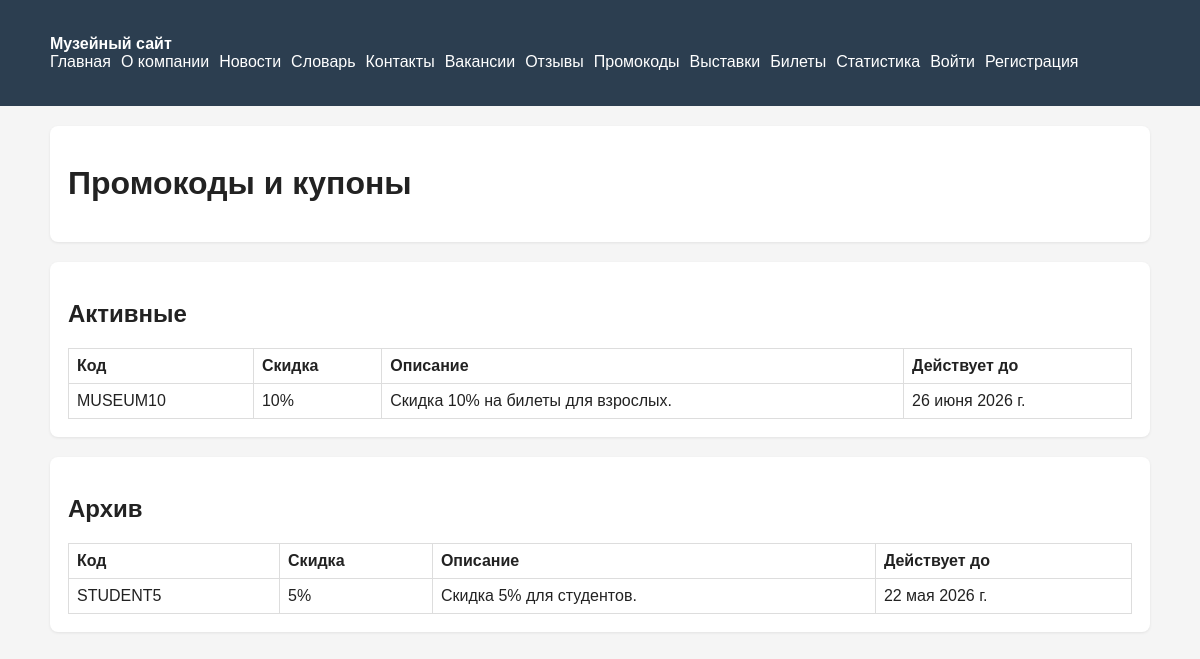
Page /promocodes/ on the committed database.
### museum/models.py (models this page shows, shortened)
class PromoCode(models.Model):
    code = models.CharField(max_length=50, unique=True)
    description = models.TextField(blank=True)
    discount = models.PositiveIntegerField(default=0)
    is_active = models.BooleanField(default=True)
    valid_from = models.DateField(null=True, blank=True)
    valid_to = models.DateField(null=True, blank=True)
    created_at = models.DateTimeField(auto_now_add=True)

### museum/views.py (the view)
# urls.py: path("promocodes/", promocodes_view, name="promocodes"),
def promocodes_view(request):
    active = PromoCode.objects.filter(is_active=True).order_by("-created_at")
    archive = PromoCode.objects.filter(is_active=False).order_by("-created_at")
    return render(request, "museum/promocodes.html", {"active_promocodes": active, "archive_promocodes": archive})

### templates/museum/promocodes.html (shortened to what this page needs)
{% extends 'base.html' %}
{% block content %}
<div class="panel">
    <h1>Промокоды и купоны</h1>
</div>
<div class="panel">
    <h2>Активные</h2>
    <table>
        <tr><th>Код</th><th>Скидка</th><th>Описание</th><th>Действует до</th></tr>
        {% for promo in active_promocodes %}
            <tr>
                <td>{{ promo.code }}</td>
                <td>{{ promo.discount }}%</td>
                <td>{{ promo.description }}</td>
                <td>{{ promo.valid_to|default:'—' }}</td>
            </tr>
        {% empty %}
            <tr><td colspan="4">Активных промокодов нет.</td></tr>
        {% endfor %}
    </table>
</div>
<div class="panel">
    <h2>Архив</h2>
    <table>
        <tr><th>Код</th><th>Скидка</th><th>Описание</th><th>Действует до</th></tr>
        {% for promo in archive_promocodes %}
            <tr>
                <td>{{ promo.code }}</td>
                <td>{{ promo.discount }}%</td>
                <td>{{ promo.description }}</td>
                <td>{{ promo.valid_to|default:'—' }}</td>
            </tr>
        {% empty %}
            <tr><td colspan="4">Архив пуст.</td></tr>
        {% endfor %}
    </table>
</div>
{% endblock %}

### templates/base.html (style rules this page uses)
body { font-family: Arial, sans-serif; margin: 0; background: #f5f5f5; color: #222; }
.panel { background: #fff; padding: 18px; border-radius: 8px; margin-bottom: 20px; box-shadow: 0 1px 3px rgba(0,0,0,0.08); }
table { width: 100%; border-collapse: collapse; }
th, td { border: 1px solid #ddd; padding: 8px; text-align: left; }

### rows in the picture
PromoCode: code "MUSEUM10", discount "10", description "Скидка 10% на билеты для взрослых.", valid_to "26 июня 2026 г."
PromoCode: code "STUDENT5", discount "5", description "Скидка 5% для студентов.", valid_to "22 мая 2026 г."
